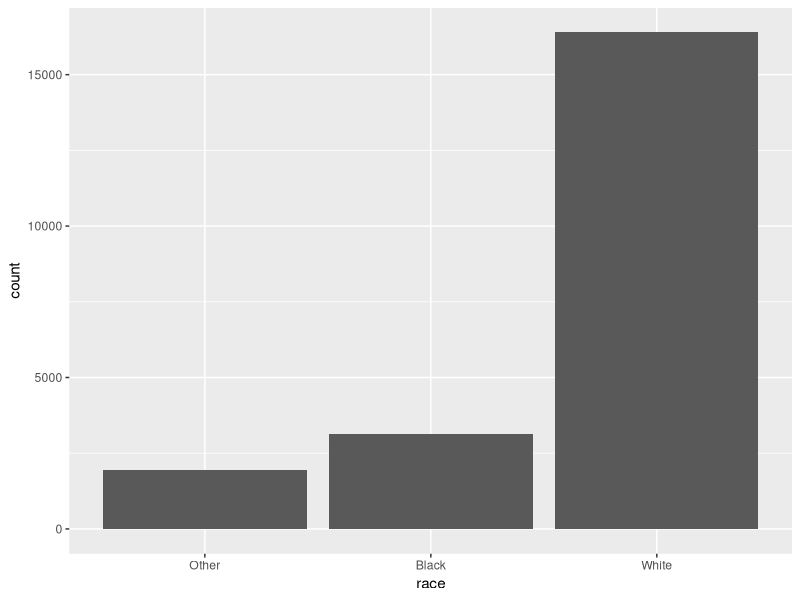
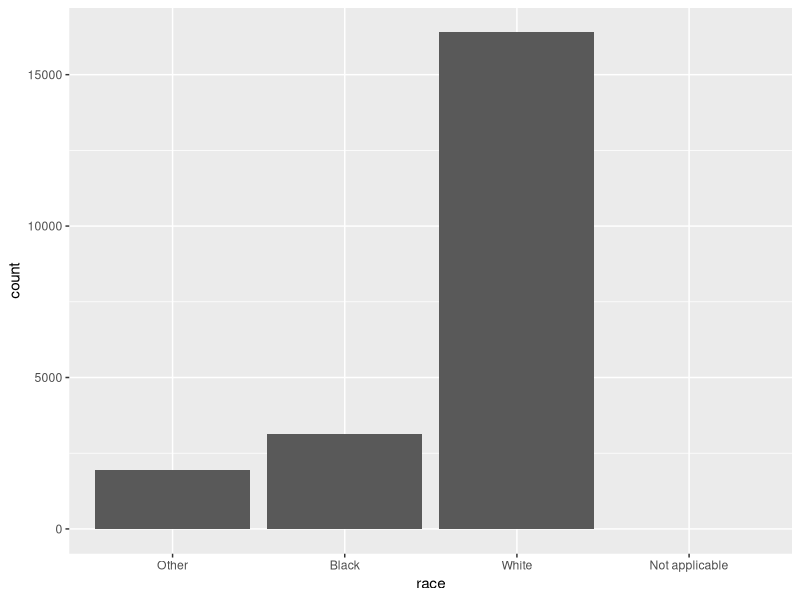
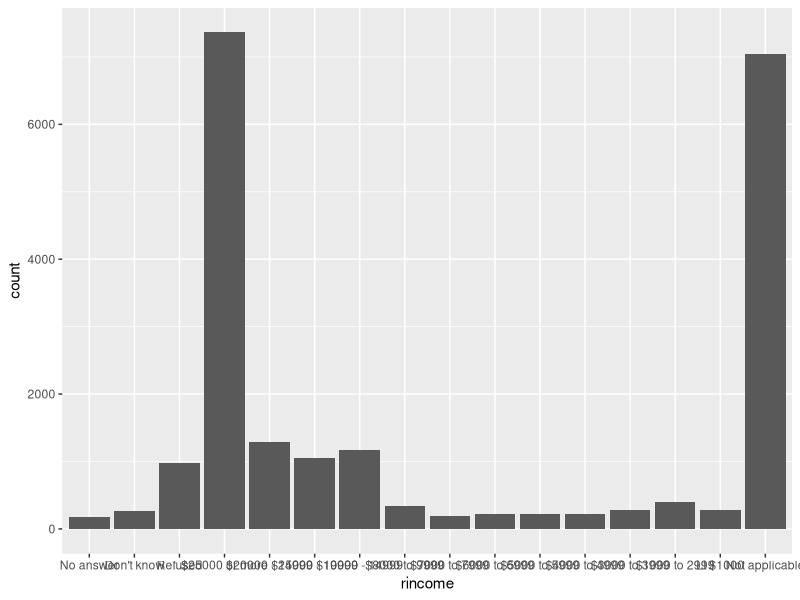
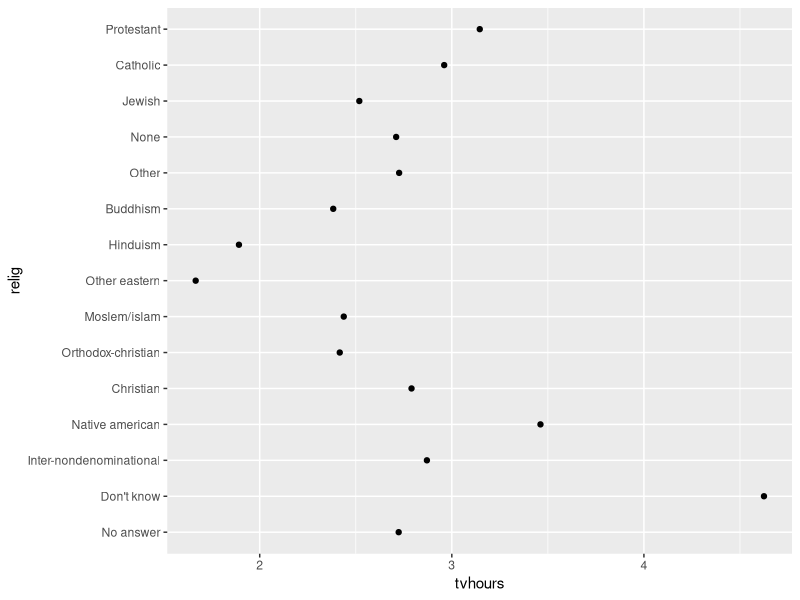
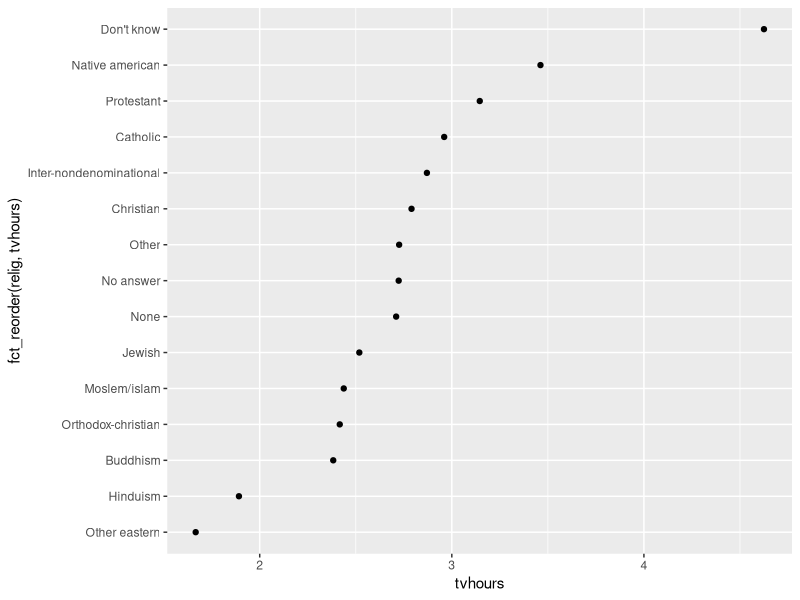
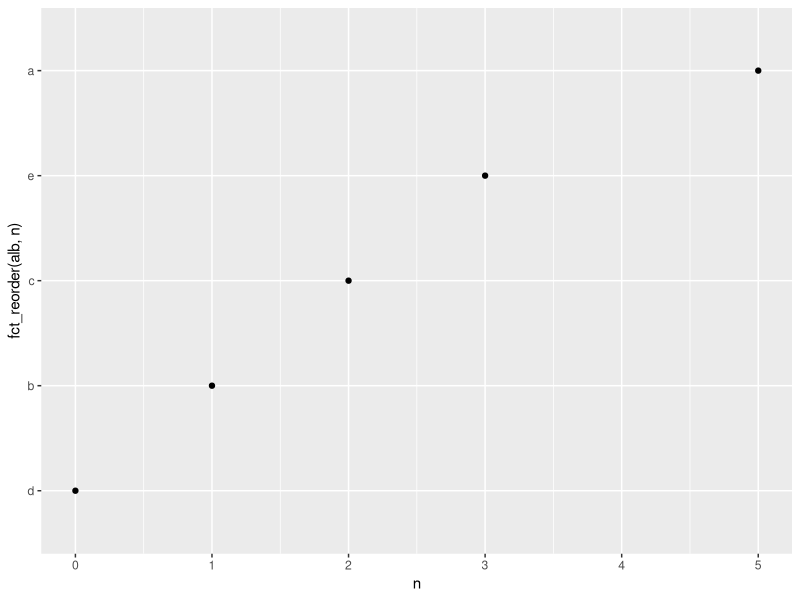
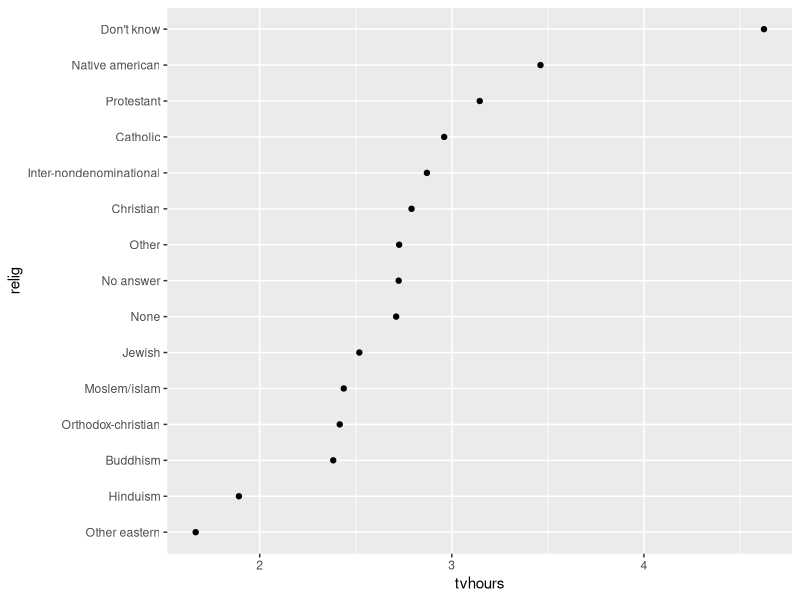
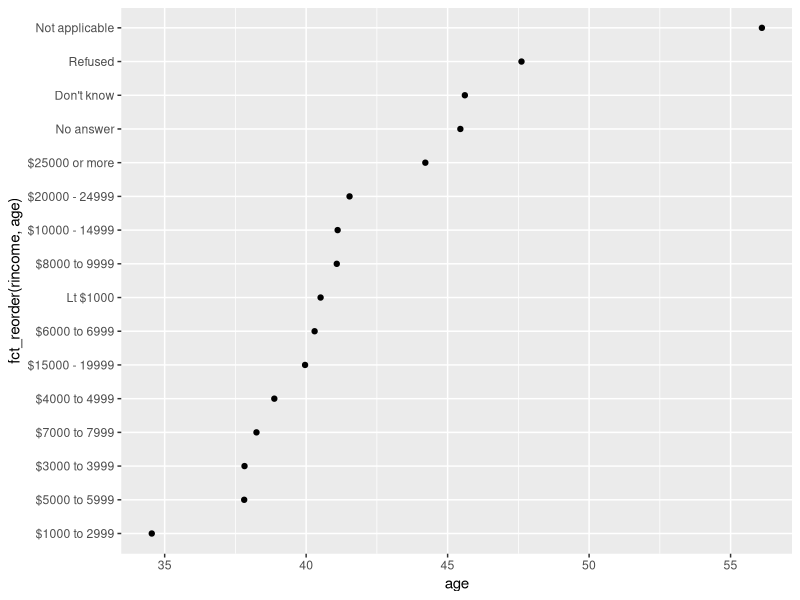

Write the R code that produced these figures, in order.
## ---- chunk 1
library(tidyverse)
## ---- chunk 2
x1 <- c("Dec","Apr","Jan","Mar")
sort(x1)
## ---- chunk 3
month_levels <- c("Jan","Feb","Mar","Apr","May","Jun","Jul","Aug","Sep","Oct","Nov","Dec")

y1<- factor(x1, levels=month_levels)
y1
sort(y1)
## ---- chunk 4
x2 <- c("Apr","Jam","aug","Nov")
sort(x2)

y2 <- factor(x2,levels=month_levels)
y2

## ---- chunk 5
parse_factor(x2,levels=month_levels)
## ---- chunk 6
factor(x1)
## ---- chunk 7
factor(x1, levels= unique(x1))
## ---- chunk 8
f2 <- x1 %>% factor() %>% fct_inorder()
f2
## ---- chunk 9
levels(f2)
## ---- chunk 10
gss_cat
## ---- chunk 11
gss_cat %>% select(partyid, relig,denom)
## ---- chunk 12
?gss_cat
## ---- chunk 13
gss_cat %>% count(race)
## ---- chunk 14
gss_cat %>% ggplot(aes(race))+
  geom_bar()
## ---- chunk 15
levels(gss_cat$race)
## ---- chunk 16
ggplot(gss_cat,aes(race))+
  geom_bar()+
  scale_x_discrete(drop=FALSE)
## ---- chunk 17
gss_cat %>% select(rincome)
## ---- chunk 18
gss_cat %>% ggplot(aes(rincome))+
  geom_bar()

## ---- chunk 19
gss_cat %>% count(relig)
## ---- chunk 20
relig_summary <- gss_cat %>%
  group_by(relig) %>%
  summarise(
    age = mean(age, na.rm = TRUE),
    tvhours = mean(tvhours, na.rm = TRUE),
    n = n()
  )

ggplot(relig_summary, aes(tvhours, relig)) + geom_point()
## ---- chunk 21
gss_cat %>% group_by(denom,relig) %>% 
  summarise(n=n())
## ---- chunk 22
ggplot(relig_summary, aes(tvhours, fct_reorder(relig, tvhours))) +
  geom_point()
## ---- chunk 23
x2 = tibble(
  n= c(1,2,5,3,0),
  alb= c("b","c","a","e","d"))
x2
x2 %>% ggplot(aes(n,fct_reorder(alb,n)))+ geom_point()
## ---- chunk 24
relig_summary %>%
  mutate(relig = fct_reorder(relig, tvhours)) %>%
  ggplot(aes(tvhours, relig)) +
    geom_point()
## ---- chunk 25
age_summary <- gss_cat %>% group_by(rincome) %>% 
  summarise(age=mean(age, na.rm=TRUE),
            n=n())
ggplot(age_summary,aes(age,fct_reorder(rincome,age)))+ geom_point()
## ---- chunk 26
levels(gss_cat$rincome)
## ---- chunk 27
ggplot(age_summary, aes(age, fct_relevel(rincome, "Not applicable"))) +
  geom_point()
## ---- chunk 28
f <- factor(c("a", "b", "c", "d"), levels = c("b", "c", "d", "a"))
f
fct_relevel(f)
fct_relevel(f, "a")
fct_relevel(f, "b", "a")
## ---- chunk 29
fct_relevel(f, "a", after = 2)
## ---- chunk 30
fct_relevel(f, "a", after = Inf)
## ---- chunk 31
fct_relevel(f, sort)
## ---- chunk 32
x = c("van","thu","vi")
x= factor(x)

levels(x) <- c("vi","van","thu")
levels(x)
## ---- chunk 33
by_age <- gss_cat %>%
  filter(!is.na(age)) %>%
  count(age, marital) %>%
  group_by(age) %>%
  mutate(prop = n / sum(n))

ggplot(by_age, aes(age, prop, colour = marital)) +
  geom_line(na.rm = TRUE)

ggplot(by_age, aes(age, prop, colour = fct_reorder2(marital, age, prop))) +
  geom_line() +
  labs(colour = "marital")

ggplot(by_age, aes(age, prop, colour = fct_reorder2(marital, age, prop,.fun = first2))) +
  geom_line() +
  labs(colour = "marital")
## ---- chunk 34
gss_cat %>% count(marital)
gss_cat %>% ggplot(aes(marital))+
  geom_bar()

gss_cat %>%
  mutate(marital = marital %>% fct_infreq() %>% fct_rev()) %>%
  ggplot(aes(marital)) +
    geom_bar()
gss_cat %>%
  mutate(marital = marital %>% fct_infreq()) %>%
  ggplot(aes(marital)) +
    geom_bar()
## ---- chunk 35
levels(gss_cat$partyid)
gss_cat %>%  count(partyid)
gss_cat %>%
  mutate(partyid = fct_recode(partyid,
    "Republican, strong"    = "Strong republican",
    "Republican, weak"      = "Not str republican",
    "Independent, near rep" = "Ind,near rep",
    "Independent, near dem" = "Ind,near dem",
    "Democrat, weak"        = "Not str democrat",
    "Democrat, strong"      = "Strong democrat"
  )) %>%
  count(partyid)
## ---- chunk 36
gss_cat %>%
  mutate(partyid = fct_recode(partyid,
    "Republican, strong"    = "Strong republican",
    "Republican, weak"      = "Not str republican",
    "Independent, near rep" = "Ind,near rep",
    "Independent, near dem" = "Ind,near dem",
    "Democrat, weak"        = "Not str democrat",
    "Democrat, strong"      = "Strong democrat",
    "Other"                 = "No answer",
    "Other"                 = "Don't know",
    "Other"                 = "Other party"
  )) %>%
  count(partyid)
## ---- chunk 37
gss_cat %>%
  mutate(partyid = fct_collapse(partyid,
    other = c("No answer", "Don't know", "Other party"),
    rep = c("Strong republican", "Not str republican"),
    ind = c("Ind,near rep", "Independent", "Ind,near dem"),
    dem = c("Not str democrat", "Strong democrat")
  )) %>%
  count(partyid)
## ---- chunk 38
gss_cat %>% count(relig)
gss_cat %>%
  mutate(relig = fct_lump(relig)) %>%
  count(relig)
## ---- chunk 39
gss_cat %>%
  mutate(relig = fct_lump(relig, n = 10)) %>%
  count(relig, sort = TRUE) %>%
  print(n = Inf)
